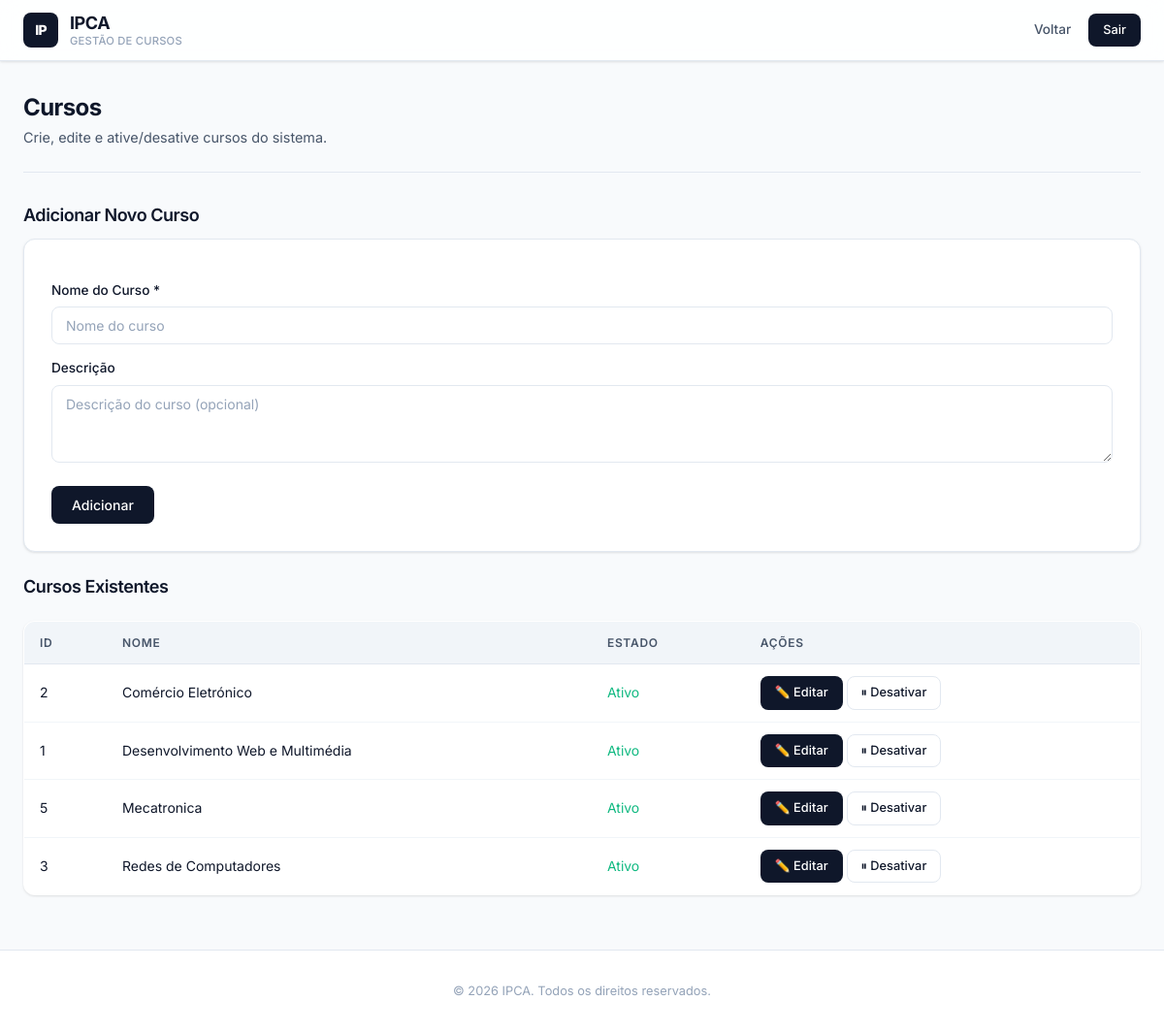
Page /admin/gerir_cursos.php (signed in) on the committed database.
### tables this page shows
CREATE TABLE IF NOT EXISTS `cursos` (
    `ID` int(11) NOT NULL AUTO_INCREMENT,
    `Nome` text NOT NULL,
    `ativo` tinyint(4) DEFAULT 1,
    `descricao` text DEFAULT NULL,
    PRIMARY KEY (`ID`)
);

### admin/gerir_cursos.php (the view, shortened to what this page needs)
<?php
require_once '../config.php';
$editar = null;
$cursos = mysqli_query($ligacao, "SELECT * FROM cursos ORDER BY Nome");
?>
<!DOCTYPE html>
<html lang="pt">
<head>
    <link rel="stylesheet" href="../estilo.css">
</head>
<body>
    <header>
        <div class="container">
            <div class="header-brand">
                <div class="brand-icon">IP</div>
                <h1>IPCA <small>Gestão de Cursos</small></h1>
            </div>
            <nav>
                <a href="dashboard.php">Voltar</a>
                <a href="../logout.php" class="btn btn-sm">Sair</a>
            </nav>
        </div>
    </header>
    <div class="container">
        <div class="page-header">
            <h2>Cursos</h2>
            <p>Crie, edite e ative/desative cursos do sistema.</p>
        </div>
        <?php if ($editar): ?>
            <h3>Editar Curso</h3>
            <form method="POST">
                <input type="hidden" name="id" value="<?= $editar['ID'] ?>">
                <label>Nome do Curso *</label>
                <input type="text" name="nome" value="<?= htmlspecialchars($editar['Nome']) ?>" required>
                <label>Descrição</label>
                <textarea name="descricao"><?= htmlspecialchars($editar['descricao'] ?? '') ?></textarea>
                <div class="mt-4">
                    <button type="submit" name="editar_curso" class="btn">Guardar Alterações</button>
                    <a href="gerir_cursos.php" class="btn btn-outline">Cancelar</a>
                </div>
            </form>
        <?php else: ?>
            <h3>Adicionar Novo Curso</h3>
            <form method="POST">
                <label>Nome do Curso *</label>
                <input type="text" name="nome" placeholder="Nome do curso" required>
                <label>Descrição</label>
                <textarea name="descricao" placeholder="Descrição do curso (opcional)"></textarea>
                <div class="mt-4">
                    <button type="submit" name="add_curso" class="btn">Adicionar</button>
                </div>
            </form>
        <?php endif; ?>
        <h3>Cursos Existentes</h3>
        <table>
            <tr>
                <th>ID</th>
                <th>Nome</th>
                <th>Estado</th>
                <th>Ações</th>
            </tr>
            <?php while ($row = mysqli_fetch_assoc($cursos)): ?>
            <tr style="<?= $row['ativo'] ? '' : 'opacity:0.5;' ?>">
                <td><?= $row['ID'] ?></td>
                <td><?= htmlspecialchars($row['Nome']) ?></td>
                <td><?= $row['ativo'] ? '<span style="color:var(--success)">Ativo</span>' : '<span style="color:var(--danger)">Inativo</span>' ?></td>
                <td>
                    <a href="?editar=<?= $row['ID'] ?>" class="btn btn-sm">✏️ Editar</a>
                    <a href="?toggle=<?= $row['ID'] ?>" class="btn btn-sm btn-outline"><?= $row['ativo'] ? '⏸ Desativar' : '▶ Ativar' ?></a>
                </td>
            </tr>
            <?php endwhile; ?>
        </table>
    </div>
    <footer>
        <div class="footer-content">
            <p>&copy; 2026 IPCA. Todos os direitos reservados.</p>
        </div>
    </footer>
</body>
</html>

### rows in the picture
cursos: ID "2", Nome "Comércio Eletrónico", ativo "Ativo"
cursos: ID "1", Nome "Desenvolvimento Web e Multimédia", ativo "Ativo"
cursos: ID "5", Nome "Mecatronica", ativo "Ativo"
cursos: ID "3", Nome "Redes de Computadores", ativo "Ativo"
